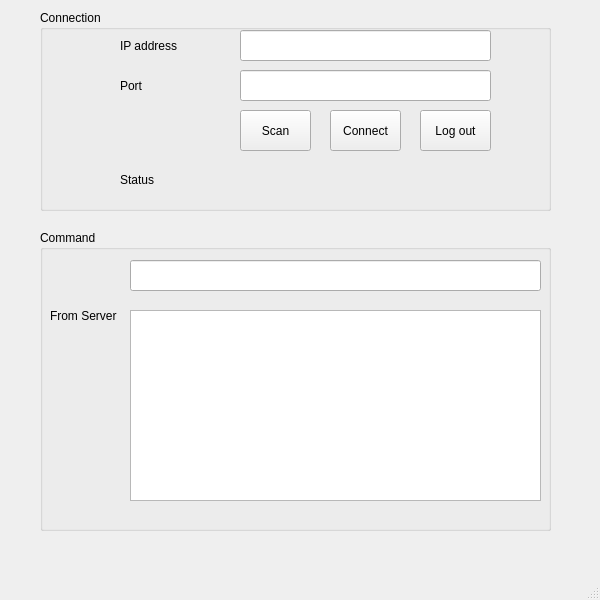
<?xml version="1.0" encoding="UTF-8"?>
<ui version="4.0">
 <class>MainWindow</class>
 <widget class="QMainWindow" name="MainWindow">
  <property name="geometry">
   <rect>
    <x>0</x>
    <y>0</y>
    <width>600</width>
    <height>600</height>
   </rect>
  </property>
  <property name="sizePolicy">
   <sizepolicy hsizetype="Preferred" vsizetype="Preferred">
    <horstretch>0</horstretch>
    <verstretch>0</verstretch>
   </sizepolicy>
  </property>
  <property name="minimumSize">
   <size>
    <width>600</width>
    <height>600</height>
   </size>
  </property>
  <property name="maximumSize">
   <size>
    <width>600</width>
    <height>600</height>
   </size>
  </property>
  <property name="windowTitle">
   <string>MainWindow</string>
  </property>
  <widget class="QWidget" name="centralwidget">
   <widget class="QGroupBox" name="groupBox">
    <property name="geometry">
     <rect>
      <x>40</x>
      <y>10</y>
      <width>511</width>
      <height>201</height>
     </rect>
    </property>
    <property name="sizePolicy">
     <sizepolicy hsizetype="Preferred" vsizetype="Preferred">
      <horstretch>0</horstretch>
      <verstretch>0</verstretch>
     </sizepolicy>
    </property>
    <property name="title">
     <string>Connection</string>
    </property>
    <widget class="QLabel" name="label">
     <property name="geometry">
      <rect>
       <x>80</x>
       <y>20</y>
       <width>91</width>
       <height>31</height>
      </rect>
     </property>
     <property name="text">
      <string>IP address</string>
     </property>
    </widget>
    <widget class="QLabel" name="label_2">
     <property name="geometry">
      <rect>
       <x>80</x>
       <y>60</y>
       <width>91</width>
       <height>31</height>
      </rect>
     </property>
     <property name="text">
      <string>Port</string>
     </property>
    </widget>
    <widget class="QLineEdit" name="lineEdit">
     <property name="geometry">
      <rect>
       <x>200</x>
       <y>20</y>
       <width>251</width>
       <height>31</height>
      </rect>
     </property>
    </widget>
    <widget class="QLineEdit" name="lineEdit_2">
     <property name="geometry">
      <rect>
       <x>200</x>
       <y>60</y>
       <width>251</width>
       <height>31</height>
      </rect>
     </property>
    </widget>
    <widget class="QToolButton" name="toolButton">
     <property name="enabled">
      <bool>true</bool>
     </property>
     <property name="geometry">
      <rect>
       <x>200</x>
       <y>100</y>
       <width>71</width>
       <height>41</height>
      </rect>
     </property>
     <property name="text">
      <string>Scan</string>
     </property>
     <property name="autoRaise">
      <bool>false</bool>
     </property>
    </widget>
    <widget class="QToolButton" name="toolButton_2">
     <property name="geometry">
      <rect>
       <x>290</x>
       <y>100</y>
       <width>71</width>
       <height>41</height>
      </rect>
     </property>
     <property name="text">
      <string>Connect</string>
     </property>
    </widget>
    <widget class="QToolButton" name="toolButton_3">
     <property name="geometry">
      <rect>
       <x>380</x>
       <y>100</y>
       <width>71</width>
       <height>41</height>
      </rect>
     </property>
     <property name="text">
      <string>Log out</string>
     </property>
    </widget>
    <widget class="QLabel" name="label_3">
     <property name="geometry">
      <rect>
       <x>80</x>
       <y>160</y>
       <width>61</width>
       <height>20</height>
      </rect>
     </property>
     <property name="text">
      <string>Status</string>
     </property>
    </widget>
    <widget class="QLabel" name="label_5">
     <property name="geometry">
      <rect>
       <x>200</x>
       <y>160</y>
       <width>61</width>
       <height>20</height>
      </rect>
     </property>
     <property name="text">
      <string/>
     </property>
    </widget>
   </widget>
   <widget class="QGroupBox" name="groupBox_2">
    <property name="geometry">
     <rect>
      <x>40</x>
      <y>230</y>
      <width>511</width>
      <height>301</height>
     </rect>
    </property>
    <property name="title">
     <string>Command</string>
    </property>
    <widget class="QTextEdit" name="textEdit">
     <property name="enabled">
      <bool>true</bool>
     </property>
     <property name="geometry">
      <rect>
       <x>90</x>
       <y>80</y>
       <width>411</width>
       <height>191</height>
      </rect>
     </property>
     <property name="focusPolicy">
      <enum>Qt::NoFocus</enum>
     </property>
    </widget>
    <widget class="QLineEdit" name="lineEdit_3">
     <property name="geometry">
      <rect>
       <x>90</x>
       <y>30</y>
       <width>411</width>
       <height>31</height>
      </rect>
     </property>
    </widget>
    <widget class="QLabel" name="label_4">
     <property name="geometry">
      <rect>
       <x>10</x>
       <y>70</y>
       <width>101</width>
       <height>31</height>
      </rect>
     </property>
     <property name="text">
      <string>From Server</string>
     </property>
    </widget>
   </widget>
  </widget>
  <widget class="QMenuBar" name="menubar">
   <property name="geometry">
    <rect>
     <x>0</x>
     <y>0</y>
     <width>600</width>
     <height>18</height>
    </rect>
   </property>
  </widget>
  <widget class="QStatusBar" name="statusbar"/>
 </widget>
 <resources/>
 <connections/>
</ui>
